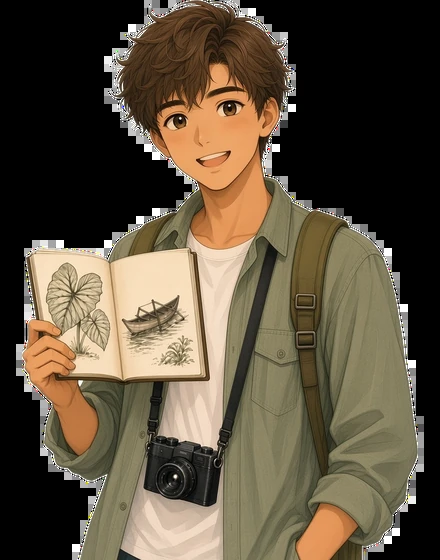
#> input picture assets/portraits/visitor_m.webp, 440 x 560 px, given in place of visitor_m.jpg, which was not available
$ python skin_match.py
#> lines starting #> are read from the running program, lines starting #| are printed output that depends on the picture; after the words box and inside, x2 and y2 are one past the last pixel; in counts of white or black regions, pixels touching at a corner belong together
"""Shift visitor_m's skin toward visitor's skin (Lab mean of hand-picked cheek/neck samples).
Skin mask = YCrCb/HSV skin range limited to face/neck/hand boxes. Usage: python3 scripts/skin_match.py [strength]"""
import sys
import numpy as np, cv2
K = float(sys.argv[1]) if len(sys.argv) > 1 else 1.0
SRC = 'art-src/portraits/visitor_m.jpg'; REF = 'art-src/portraits/visitor.jpg'
REF_S = [(380, 330, 470, 380), (440, 440, 520, 490)]          # her cheek, neck (864x1152)
TGT_S = [(400, 320, 500, 360), (420, 410, 500, 470)]          # his cheek, neck
REGION = [(280, 130, 640, 540), (0, 640, 175, 900)]           # his face+neck, hand
def mean_lab(lab, boxes):
    return np.concatenate([lab[y0:y1, x0:x1].reshape(-1, 3) for x0, y0, x1, y1 in boxes]).mean(0)
t = cv2.imread(SRC); r = cv2.imread(REF)
#> further down, t is the input picture: shape (560, 440, 3); mean B, G, R 61.3, 79.4, 91.4
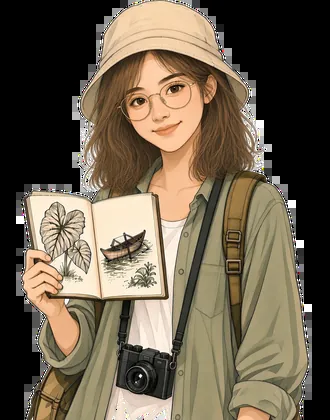
#> input picture assets/portraits/visitor.webp, 330 x 420 px, given in place of visitor.jpg, which was not available
#> further down, r is the input picture: shape (420, 330, 3); mean B, G, R 76.9, 95.4, 107.9
lt = cv2.cvtColor(t, cv2.COLOR_BGR2LAB).astype(np.float32); lr = cv2.cvtColor(r, cv2.COLOR_BGR2LAB).astype(np.float32)
#> after `lt = cv2.cvtColor(t, cv2.COLOR_BGR2LAB).astype(np.float32)`:
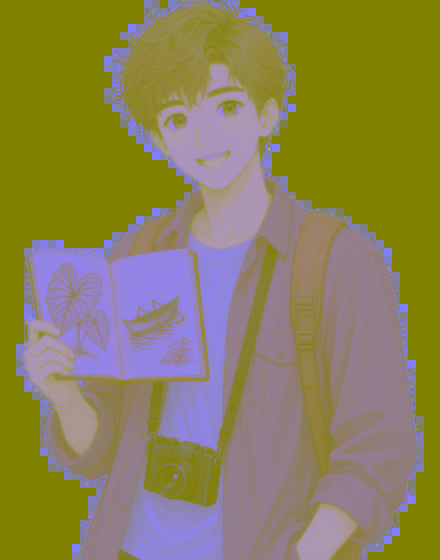
#> lt: shape (560, 440, 3) float32; mean B, G, R 85.4, 129.9, 139.7
#> after `lr = cv2.cvtColor(r, cv2.COLOR_BGR2LAB).astype(np.float32)`:
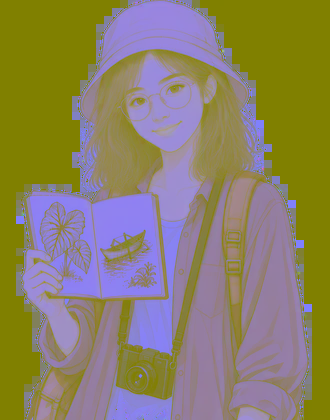
#> lr: shape (420, 330, 3) float32; mean B, G, R 101.5, 129.9, 139.7
d = mean_lab(lr, REF_S) - mean_lab(lt, TGT_S); print('delta Lab', d.round(1))
#> after `d = mean_lab(lr, REF_S) - mean_lab(lt, TGT_S)`: d = [nan, nan, nan]
#| delta Lab [nan nan nan]
ycc = cv2.cvtColor(t, cv2.COLOR_BGR2YCrCb).astype(int); hsv = cv2.cvtColor(t, cv2.COLOR_BGR2HSV)
#> after `ycc = cv2.cvtColor(t, cv2.COLOR_BGR2YCrCb).astype(int)`:
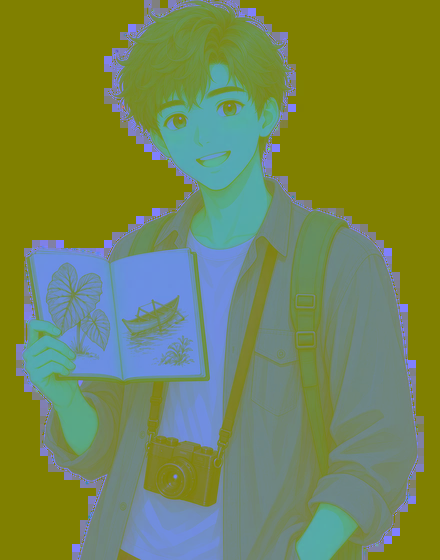
#> ycc: shape (560, 440, 3) int64; mean B, G, R 80.9, 135.5, 116.9
#> after `hsv = cv2.cvtColor(t, cv2.COLOR_BGR2HSV)`: hsv: shape (560, 440, 3); mean H, S, V 13.9, 55.9, 91.5
m = (ycc[..., 1] > 135) & (ycc[..., 2] < 130) & (ycc[..., 0] > 80) & (hsv[..., 0] < 22) & (hsv[..., 1] > 30)
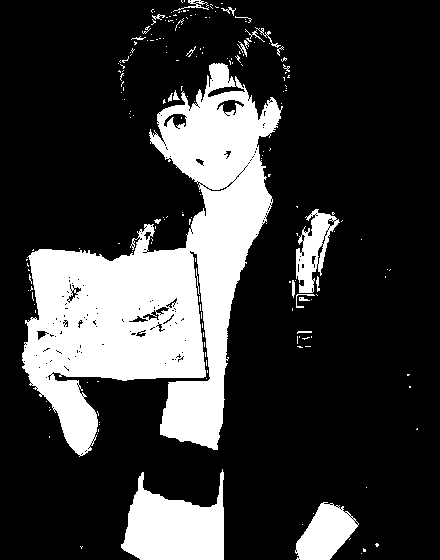
#> m: shape (560, 440) bool; 22.7% white; 198 white regions (171 under 20 px), largest, box (x1, y1, x2, y2) and area: (22, 63, 283, 457) 44520, (121, 469, 224, 560) 6024, (295, 502, 359, 560) 2268
reg = np.zeros(m.shape, bool)
for x0, y0, x1, y1 in REGION: reg[y0:y1, x0:x1] = True
m = (m & reg).astype(np.uint8) * 255
#> m: shape (560, 440); 1.4% white; 34 white regions (27 under 20 px), largest, box (x1, y1, x2, y2) and area: (296, 209, 340, 293) 1701, (299, 502, 359, 540) 1442, (296, 294, 315, 308) 53
m = cv2.morphologyEx(m, cv2.MORPH_CLOSE, np.ones((7, 7), np.uint8))
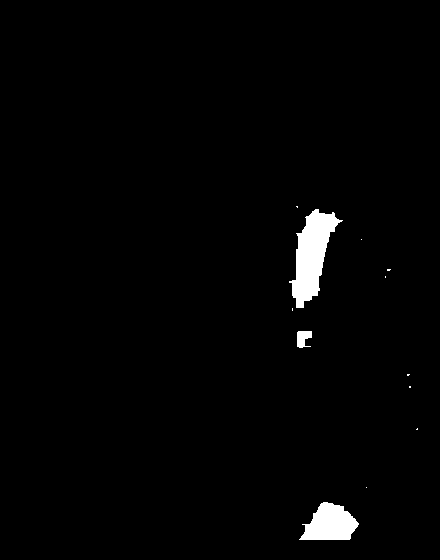
#> m: shape (560, 440); 1.7% white; 12 white regions (9 under 20 px), largest, box (x1, y1, x2, y2) and area: (289, 209, 343, 308) 2540, (299, 502, 359, 540) 1521, (297, 331, 312, 348) 189
soft = cv2.GaussianBlur(m, (0, 0), 2.5).astype(np.float32)[..., None] / 255.0
out = np.clip(lt + d * K * soft, 0, 255).astype(np.uint8)
#> out: shape (560, 440, 3); every value is 0
cv2.imwrite(SRC, cv2.cvtColor(out, cv2.COLOR_LAB2BGR), [cv2.IMWRITE_JPEG_QUALITY, 95])
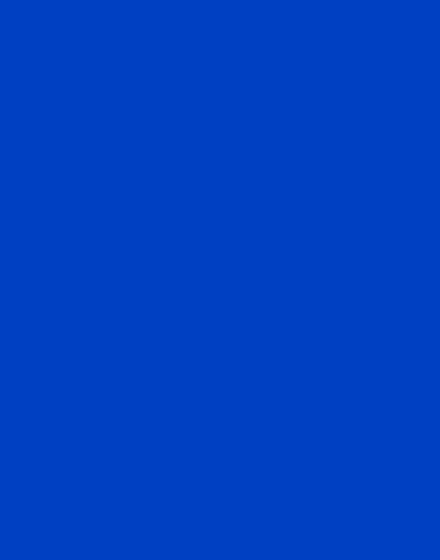
#> saved as visitor_m.jpg: shape (560, 440, 3); mean B, G, R 194, 64, 0
cv2.imwrite('/tmp/skinmask.png', m)
